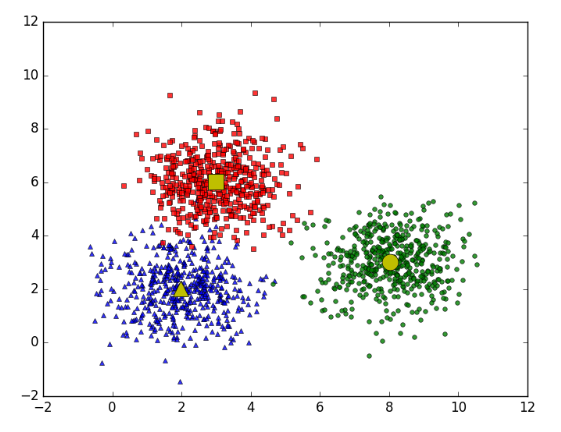
#> input picture Kmeans/ex.png, 561 x 432 px
$ jupyter execute K-meansClustering.ipynb
#> lines starting #> are read from the running program, lines starting #| are printed output that depends on the picture
# Bài 4: K-means Clustering

### 1. Giới thiệu

- Trong bài trước, chúng ta đã làm quen với thuật toán Linear Regression - là thuật toán đơn giản nhất trong Supervised learning. Bài này tôi sẽ giới thiệu một trong những thuật toán cơ bản nhất trong Unsupervised learning - thuật toán K-means clustering (phân cụm K-means).

- Trong thuật toán K-means clustering, chúng ta không biết nhãn (label) của từng điểm dữ liệu. Mục đích là làm thế nào để phân dữ liệu thành các cụm (cluster) khác nhau sao cho "dữ liệu trong cùng một cụm có tính chất giống nhau".

Ví dụ: Một công ty muốn tạo ra những chính sách ưu đãi cho những nhóm khách hàng khác nhau dựa trên sự tương tác giữa mỗi khách hàng với công ty đó (số năm là khách hàng, số tiền khách hàng đã chi trả cho công ty, độ tuổi, giới tính, thành phố, nghề nghiệp,...). Giả sử công ty đó có rất nhiều dữ liệu của rất nhiều khách hàng nhưng chưa có cách nào chia toàn bộ khách hàng đó thành một số nhóm/cụm khác nhau. Nếu một người biết Machine Learning được đặt câu hỏi này, phương pháp đầu tiên anh (chị) ta nghĩ đến là K-means Clustering. Vì nó là một trong những thuật toán đầu tiên mà ... Sau khi đã phân ra được từng nhóm, nhân viên công ty đó có thể lựa chọn ra một vài khách hàng trong mỗi nhóm để quyết định xem mỗi nhóm tương ứng với nhóm khách hàng nào. Phần việc cuối cùng này cần sự can thiệp của con người, nhưng lượng công việc đã được rút gọn đi rất nhiều.

[cell 1]
import matplotlib.pyplot as plt
import cv2

[cell 2]
img = cv2.imread('ex.png')
#> img is the input picture: shape (432, 561, 3); mean B, G, R 235.2, 234.9, 238.1

plt.imshow(img)
plt.axis('off')  # Hide axes

- Giả sử mỗi clustering có một điểm đại diện (center) màu vàng. Và những điểm xung quanh mỗi center thuộc vào cùng một nhóm với center đó. Một cách đơn giản nhất, xét một điểm bất kỳ, ta xét xem điểm đó gần với center nào nhất thì nó thuộc về cùng nhóm với center đó. Tới đây, chúng ta có một bài toán thú vị: Trên một vùng biển hình vuông lớn có ba đảo hình vuông, tam giác, và tròn màu vàng như hình trên. Một điểm trên biển được gọi là thuộc lãnh hải của một đảo nếu nó nằm gần đảo này hơn so với hai đảo kia. Hãy xác định ranh giới lãnh hải của hai đảo.
- Dưới đây là ví dụ cho 5 đảo:

[cell 3]
img2 = cv2.imread('ex2.png')
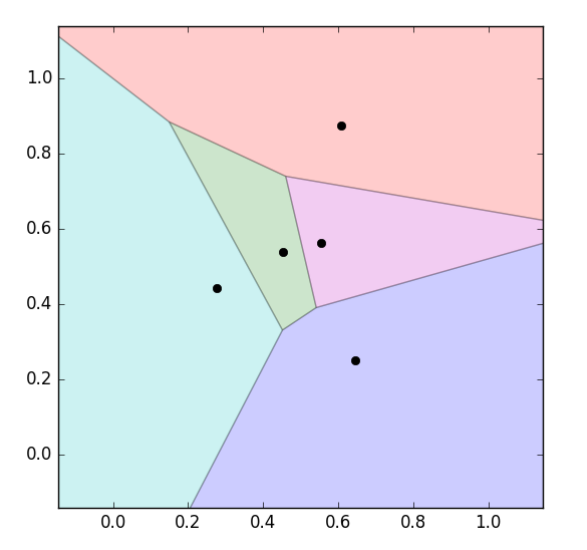
#> input picture Kmeans/ex2.png, 587 x 550 px
#> img2 is the input picture: shape (550, 587, 3); mean B, G, R 235.7, 223.8, 226.8

plt.imshow(img2)
plt.axis('off')  # Hide axes

### 2. Phân tích toán học

Mục đích cuối cùng của thuật toán phân nhóm này là: từ dữ liệu đầu vào và số lượng nhóm chúng ta muốn tìm, hãy chỉ ra center của mỗi nhóm và phân các điểm dữ liệu vào các nhóm tương ứng. Giả sử thêm rằng mỗi điểm dữ liệu chỉ thuộc vào đúng một nhóm.

### 3. Tóm tắt thuật toán

Tới đây tôi xin được tóm tắt lại thuật toán (đặc biệt quan trọng với các bạn bỏ qua phần toán học bên trên) như sau:
- Đầu vào: Dữ liệu X và số lượng cluster cần tìm K
- Đầu ra: Các center M và label vector cho từng điểm dữ liệu Y
1. Chọn K điểm bất kỳ làm các center ban đầu.
2. Phân mỗi điểm dữ liệu vào cluster có center gần nó nhất
3. Nếu việc gán dữ liệu vào từng cluster ở bước 2 không thay đổi so với vòng lặp trước nó thì ta dừng thuật toán
4. Cập nhật center cho từng cluster bằng cách lấy trung bình cộng của tất cả các điểm dữ liệu đã được gán vào cluster đó sau bước 2
5. Quay lại bước 2

### 4. Ví dụ trên Python

- Giới thiệu bài toán
Để kiểm tra mức độ hiệu quả của một thuật toán, chúng ta sẽ làm một ví dụ đơn giản (thường được gọi là toy example). Trước hết, chúng ta chọn center cho từng cluster và tạo dữ liệu cho từng cluster bằng cách lấy mẫu theo phân phối chuẩn có kỳ vọng là center của cluster đó và ma trận hiệp phương sai (covariance matrix) là ma trận đơn vị.

Trước tiên, chúng ta khai báo các thư viện cần dùng. Chúng ta cần numpy và matplotlib như trong bài Linear Regression cho việc tính toán ma trận và hiển thị dữ liệu. Chúng ta cũng cần thêm thư viện scipy.spatial.distance để tính khoảng cách giữa các cặp điểm trong hai tập hợp một cách hiệu quả.

[cell 4]
import numpy as np
import matplotlib.pyplot as plt
from scipy.spatial.distance import cdist
np.random.seed(11)

Tiếp theo, ta tạo dữ liệu bằng cách lấy các điểm theo phân phối chuẩn có kỳ vọng tại các điểm có tọa độ (2,2), (8,3) và (3, 6), ma trận hiệp phương sai giống nhau và là ma trận đơn vị. Mỗi cluster có 500 điểm. (Chú ý rằng mỗi điểm dữ liệu là một hàng của ma trận dữ liệu).

[cell 5]
means = [[2, 2], [8, 3], [3, 6]] # Kỳ vọng của các cluster
cov = [[1, 0], [0, 1]] # Ma trận hiệp phương sai (covariance matrix) là ma trận đơn vị
N = 500 # Số lượng điểm trong mỗi cluster
X0 = np.random.multivariate_normal(means[0], cov, N) # Tao du lieu cho cluster 0
X1 = np.random.multivariate_normal(means[1], cov, N) # Tao du lieu cho cluster 1
X2 = np.random.multivariate_normal(means[2], cov, N) # Tao du lieu cho cluster 2

X = np.concatenate((X0, X1, X2), axis=0) # Ma trận dữ liệu, mỗi hàng là một điểm dữ liệu
K = 3 # Số lượng cluster

original_label = np.asarray([0]*N + [1]*N + [2]*N).T # Nhãn ban đầu của các điểm dữ liệu

- Hiển thị dữ liệu trên đồ thị

Chúng ta cần một hàm kmeans_display để hiển thị dữ liệu. Sau đó hiển thị dữ liệu theo nhãn ban đầu.

[cell 6]
def kmeans_display(X, label):
    K = np.amax(label) + 1 # số lượng cluster
    X0 = X[label == 0, :] # Lấy các điểm dữ liệu thuộc cluster 0
    X1 = X[label == 1, :] # Lấy các điểm dữ liệu thuộc cluster 1
    X2 = X[label == 2, :] # Lấy các điểm dữ liệu thuộc cluster 2

    plt.plot(X0[:, 0], X0[:, 1], 'b^', markersize = 4, alpha = .8) # Điểm dữ liệu thuộc cluster 0
    plt.plot(X1[:, 0], X1[:, 1], 'go', markersize = 4, alpha = .8) # Điểm dữ liệu thuộc cluster 1
    plt.plot(X2[:, 0], X2[:, 1], 'rs', markersize = 4, alpha = .8) # Điểm dữ liệu thuộc cluster 2

    plt.axis('equal') # Đặt tỷ lệ trục x và y bằng nhau
    plt.plot()
    plt.show()
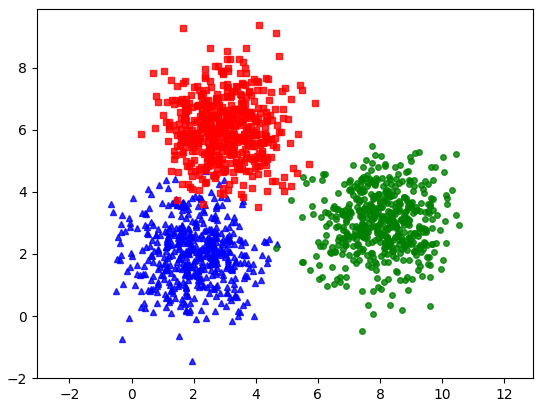
#> figure drawn by matplotlib, 1 panel

kmeans_display(X, original_label) # Hiển thị dữ liệu theo nhãn ban đầu

Trong đồ thị trên, mỗi cluster tương ứng với một màu. Có thể nhận thấy rằng có một vài điểm màu đỏ bị lẫn sang các phần cluster màu xanh.

- Các hàm số cần thiết cho K-means clustering
Viết các hàm:
1. kmeans_init_centers để khởi tạo các centers ban đầu.
2. kmeans_assign_labels để gán nhãn mới cho các điểm khi biết các centers.
3. kmeans_update_centers để cập nhật các centers mới dựa trên dữ liệu vừa được gán nhãn.
4. has_converged để kiểm tra điều kiện dừng của thuật toán.

[cell 7]
def kmeans_init_centers(X, k):
    # randomly pick k rows of X as initial centers
    return X[np.random.choice(X.shape[0], k, replace=False)]

def kmeans_assign_labels(X, centers):
    # calculate pairwise distances btw data and centers
    D = cdist(X, centers)
    # return index of the closest center
    return np.argmin(D, axis = 1)

def kmeans_update_centers(X, labels, K):
    centers = np.zeros((K, X.shape[1]))
    for k in range(K):
        # collect all points assigned to the k-th cluster
        Xk = X[labels == k, :]
        # take average
        centers[k,:] = np.mean(Xk, axis = 0)
    return centers

def has_converged(centers, new_centers):
    # return True if two sets of centers are the same
    return (set([tuple(a) for a in centers]) ==
        set([tuple(a) for a in new_centers]))

Phần chính của K-means clustering:

[cell 8]
def kmeans(X, K):
#> called with X = array of shape (1500, 2), K = 3
    centers = [kmeans_init_centers(X, K)]
    labels = []
    it = 0
    while True:
        labels.append(kmeans_assign_labels(X, centers[-1]))
        new_centers = kmeans_update_centers(X, labels[-1], K)
        if has_converged(centers[-1], new_centers):
            break
        centers.append(new_centers)
        it += 1
    return (centers, labels, it)

Áp dụng thuật toán vừa viết vào dữ liệu ban đầu, hiển thị kết quả cuối cùng.

[cell 9]
(centers, labels, it) = kmeans(X, K)
print('Centers found by our algorithm:')
print(centers[-1])

kmeans_display(X, labels[-1])
#> in kmeans_display (call 2), `plt.show()`:
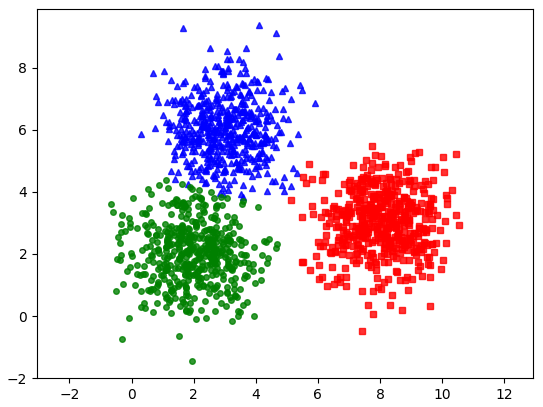
#> figure drawn by matplotlib, 1 panel

- Từ kết quả này chúng ta thấy rằng thuật toán K-means clustering làm việc khá thành công, các centers tìm được khá gần với kỳ vọng ban đầu. Các điểm thuộc cùng một cluster hầu như được phân vào cùng một cluster (trừ một số điểm màu đỏ ban đầu đã bị phân nhầm vào cluster màu xanh da trời, nhưng tỉ lệ là nhỏ và có thể chấp nhận được).

- Dưới đây là hình ảnh động minh họa thuật toán qua từng vòng lặp, chúng ta thấy rằng thuật toán trên hội tụ rất nhanh, chỉ cần 6 vòng lặp để có được kết quả cuối cùng:

### Kết quả tìm được bằng thư viện scikit-learn

Để kiểm tra thêm, chúng ta hãy so sánh kết quả trên với kết quả thu được bằng cách sử dụng thư viện scikit-learn.

[cell 10]
from sklearn.cluster import KMeans
kmeans = KMeans(n_clusters=3, random_state=0).fit(X)
print('Centers found by scikit-learn:')
print(kmeans.cluster_centers_)
pred_label = kmeans.predict(X)
kmeans_display(X, pred_label)
#> in kmeans_display (call 3), `plt.show()`:
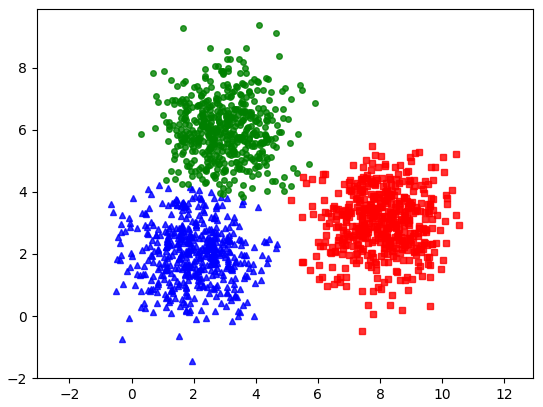
#> figure drawn by matplotlib, 1 panel
